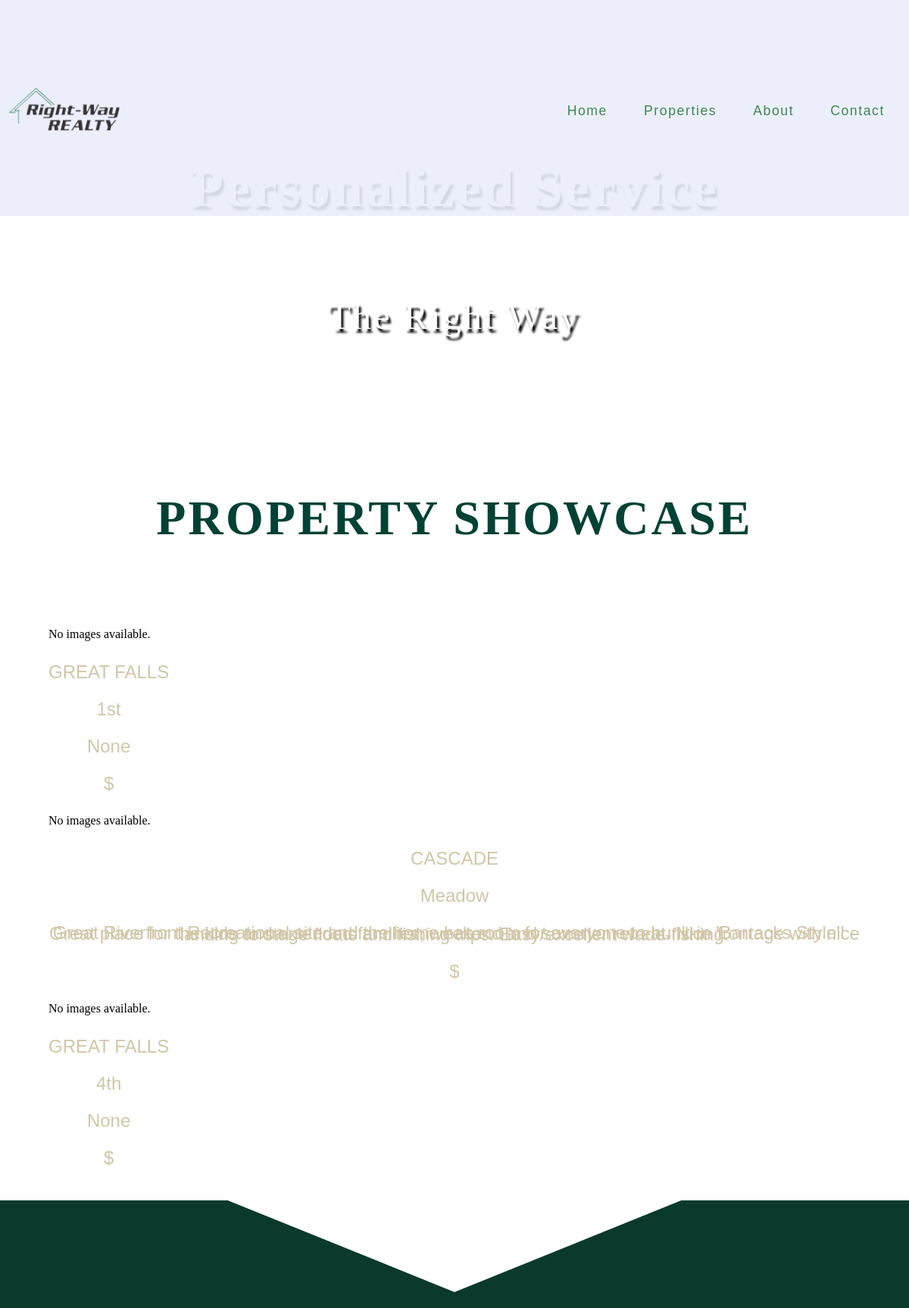
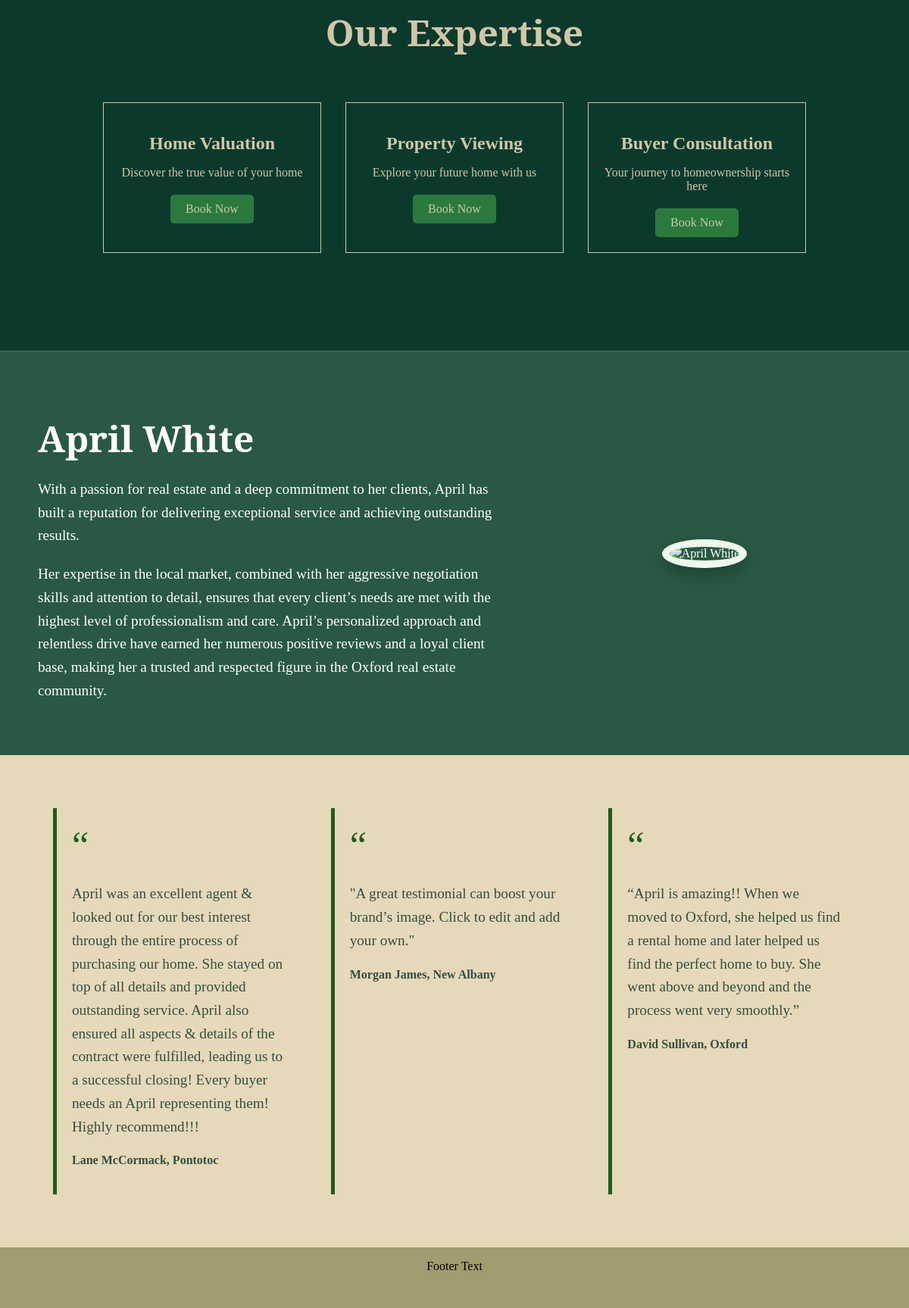
/home/, run on the app's committed database (2 pictures, top to bottom).
### app/models.py (models this page shows, shortened)
class Property(models.Model):
    mls_number = models.CharField(max_length=20, unique=True)
    list_price = models.DecimalField(max_digits=12, decimal_places=2)
    house_number = models.CharField(max_length=10, blank=True, null=True)
    street_name = models.CharField(max_length=100, blank=True, null=True)
    street_suffix = models.CharField(max_length=10, blank=True, null=True)
    city = models.CharField(max_length=50, blank=True, null=True)
    state = models.CharField(max_length=2, blank=True, null=True)
    postal_code = models.CharField(max_length=10, blank=True, null=True)
    description = models.TextField(blank=True, null=True)
    latitude = models.DecimalField(max_digits=9, decimal_places=6, null=True, blank=True)
    longitude = models.DecimalField(max_digits=9, decimal_places=6, null=True, blank=True)
    year_built = models.IntegerField(null=True, blank=True)
    bedrooms = models.IntegerField(null=True, blank=True)
    baths_full = models.DecimalField(max_digits=3, decimal_places=1, null=True, blank=True)
    baths_half = models.DecimalField(max_digits=3, decimal_places=1, null=True, blank=True)
    baths_three_quarter = models.DecimalField(max_digits=3, decimal_places=1, null=True, blank=True)
    building_area_total = models.DecimalField(max_digits=12, decimal_places=2, null=True, blank=True)
    public_remarks = models.TextField(blank=True, null=True)
    private_remarks = models.TextField(blank=True, null=True)

### app/views.py (the view)
# urls.py: path("home/", views.home_page, name="home"),
def home_page(request):
    properties = Property.objects.all()
    context = {'properties': properties}
    return render(request, "home.html", context)

### app/templates/home.html (shortened to what this page needs)
{% extends "base_template.html" %}
{% load static %}
{% block content %}
<div id="home_page_container">
    <div id="home_page_banner_video">
        <video id = "fillV" autoplay muted loop>
            <source src="{% static 'images/videobanner.mp4' %}" type="video/mp4">
        </video>
        <div id="home_page_banner_text">
            <section id="home_page_personalized_service">
                <div class="content">
                    <h1>Personalized Service</h1>
                </div>
            </section>
            <section id="home_page_the_right_way">
                <div class="content">
                    <h1>The Right Way</h1>
                </div>
            </section>
        </div>
    </div>
        <div id="home_page_properties_container">
            <h1>PROPERTY SHOWCASE</h1>
            <div class="property-list-wrapper">
                <div class="property-list">
                    {% with properties|slice:":3" as properties_slice %}
                    {% for property in properties_slice %}
                    <div class="property">
                        {% if property.images.all %}
                        <div class="home_page_property_images">
                            {% for image in property.images.all %}
                            <img src="{{ image.image.url }}" alt="Property Image" />
                            {% endfor %}
                        </div>
                        {% else %}
                        <p>No images available.</p>
                        {% endif %}
                        <div class="property_info">
                            <div class="property_info_content">
                                <p>{{ property.city }}</p>
                                <p>{{ property.street_name }}</p>
                                <p>{{ property.description }}</p>
                                <p>${{ property.price }}</p>
                            </div>
                        </div>
                    </div>
                    {% endfor %}
                    {% endwith %}
                </div>
            </div>
        </div>
        <div id="expertise_section">
          <h1>Our Expertise</h1>
          <div class="expertise_container">
              <div class="expertise_box">
                  <h2>Home Valuation</h2>
                  <p>Discover the true value of your home</p>
                  <a href="#" class="book_now_button">Book Now</a>
              </div>
              <div class="expertise_box">
                  <h2>Property Viewing</h2>
                  <p>Explore your future home with us</p>
                  <a href="#" class="book_now_button">Book Now</a>
              </div>
              <div class="expertise_box">
                  <h2>Buyer Consultation</h2>
                  <p>Your journey to homeownership starts here</p>
                  <a href="#" class="book_now_button">Book Now</a>
              </div>
          </div>
      </div>
      <div id="agent_profile_section">
        <div class="agent_profile_container">
            <div class="agent_info">
                <h1>April White</h1>
                <p>
                    With a passion for real estate and a deep commitment to her clients, April has built a reputation
                    for delivering exceptional service and achieving outstanding results.
                </p>
                <p>
                    Her expertise in the local market, combined with her aggressive negotiation skills and attention
                    to detail, ensures that every client’s needs are met with the highest level of professionalism
                    and care. April’s personalized approach and relentless drive have earned her numerous positive
                    reviews and a loyal client base, making her a trusted and respected figure in the Oxford real
                    estate community.
                </p>
            </div>
            <div class="agent_image">
                <img src="{% static 'images/aprilaboutme.png' %}" alt="April White">
            </div>
        </div>
    </div>
    <div id="testimonials_section">
    <div class="testimonial_item">
        <p class="quote">“</p>
        <p class="testimonial_text">
            April was an excellent agent & looked out for our best interest through the entire process
            of purchasing our home. She stayed on top of all details and provided outstanding service.
            April also ensured all aspects & details of the contract were fulfilled, leading us to a successful closing!
            Every buyer needs an April representing them! Highly recommend!!!
        </p>
        <p class="author">Lane McCormack, Pontotoc</p>
    </div>
    <div class="testimonial_item">
        <p class="quote">“</p>
        <p class="testimonial_text">
            "A great testimonial can boost your brand’s image. Click to edit and add your own."
        </p>
        <p class="author">Morgan James, New Albany</p>
    </div>
    <div class="testimonial_item">
        <p class="quote">“</p>
        <p class="testimonial_text">
            “April is amazing!! When we moved to Oxford, she helped us find a rental home and later helped us find the perfect home to buy. She went above and beyond and the process went very smoothly.”
        </p>
        <p class="author">David Sullivan, Oxford</p>
    </div>
</div>
  </div>
{% endblock content %}

### app/static/styles.css (style rules this page uses)
body { background-color: #ffffff; padding: 0; overflow-y: auto; margin: 0; height: 100vh; width: 100vw; overflow-x: hidden; }
#home_page_container { overflow: hidden; }
#home_page_properties_container { background-color: #ffffff; }
.property-list { background-color: #ffffff; flex-direction: column; display: grid; grid-template-columns: 1fr 1fr 1fr; gap: 1rem; justify-items: center; align-items: center; margin: 0 auto; }
#home_page_banner_video { display: inline-flex; position: relative; align-items: center; justify-content: center; width: 100vw; }
#home_page_banner_text { width: 100%; }
#home_page_personalized_service .content { opacity: 0; transform: translateY(1rem); transition: opacity 1s ease-out, transform 2s ease-out; }
#home_page_personalized_service .content.fade-in { opacity: 1; transform: translateY(0); opacity: 1; transform: translateY(0); }
#home_page_the_right_way .content { opacity: 0; transform: translateY(1rem); transition: opacity 3s ease-out, transform 5s ease-out; }
#home_page_the_right_way .content.fade-in { opacity: 1; transform: translateY(0); }
#fillV { width: 100%; height: 100%; object-fit: fill; object-position: center; width: 100%; }
#home_page_properties_container>h1 { font-size: 3rem; color: #014235; display: flex; justify-content: center; }
#home_page_banner_text { position: absolute; display: flex; flex-direction: column; }
#home_page_personalized_service { text-align: center; color: #ffffff; font-size: 3rem; text-shadow: 3px 5px 3px black; margin-top: 2rem; }
#home_page_personalized_service h1 { font-weight: bold; letter-spacing: 0.2rem; }
#home_page_the_right_way { text-align: center; color: #ffffff; font-size: 2rem; text-shadow: 3px 5px 3px black; }
#home_page_the_right_way h1 { font-weight: lighter; letter-spacing: 0.2rem; }
#home_page_properties_container h1 { font-size: 4rem; font-weight: 600; letter-spacing: .2rem; }
.property-list-wrapper { overflow: hidden; padding-bottom: 1rem; padding-top: 3rem; padding-bottom: 2rem; }
.property-list { display: table-row; gap: 3rem; }
.property { display: inline-block; vertical-align: top; flex-shrink: 0; margin-left: 4rem; margin-right: 4rem; }
.property_info_content { display: flex; flex-direction: column; justify-content: center; text-align: center; column-gap: 1rem; font-family: sans-serif; color: #d1c6a8; font-size: 1.5rem; line-height: 1px; }
#expertise_section { text-align: center; padding: 10%; background-color: #0b3a2d; color: #d1c6a8; clip-path: polygon(0% 0%, 25% 0%, 50% 20%, 75% 0%, 100% 0%, 100% 100%, 0% 100%); }
#expertise_section h1 { font-size: 3em; font-family: "Serif"; margin-bottom: 50px; }
.expertise_container { display: flex; justify-content: space-around; flex-wrap: wrap; }
.expertise_box { background-color: transparent; border: 1px solid #d1c6a8; padding: 20px; width: 30%; margin: 10px; box-sizing: border-box; }
.expertise_box h2 { font-size: 1.5em; margin-bottom: 10px; }
.expertise_box p { font-size: 1em; margin-bottom: 20px; }
.book_now_button { display: inline-block; padding: 10px 20px; background-color: #2a7a3d; color: #d1c6a8; text-decoration: none; border-radius: 5px; font-size: 1em; }
#agent_profile_section { padding: 50px; background-color: #295943; color: #ffffff; }
.agent_profile_container { display: flex; align-items: center; justify-content: space-between; flex-wrap: wrap; max-width: 1200px; margin: 0 auto; }
.agent_info { flex: 1; padding-right: 50px; }
.agent_info h1 { font-size: 3em; font-family: "Serif"; margin-bottom: 20px; }
.agent_info p { font-size: 1.2em; line-height: 1.6; margin-bottom: 20px; }
.agent_image { flex: 0 1 40%; text-align: center; }
.agent_image img { max-width: 100%; border: 10px solid #eefbea; border-radius: 50%; box-shadow: 0 10px 20px rgba(0, 0, 0, 0.25); }
#testimonials_section { display: flex; justify-content: space-between; padding: 50px; background-color: #e5d9b9; }
.testimonial_item { flex: 1; margin: 20px; padding: 20px; background-color: #e5d9b9; border-left: 5px solid #1b5e20; }
.testimonial_item .quote { font-size: 50px; color: #1b5e20; margin: 0; }
.testimonial_text { font-size: 1.2em; color: #344e41; margin: 20px 0; line-height: 1.6; }
.author { font-weight: bold; font-size: 1em; color: #344e41; }

### data on the page
Property: shows "No images available.", city "GREAT FALLS", street_name "1st", description "None"
Property: shows "No images available.", city "CASCADE", street_name "Meadow", description "Great Riverfront Recreational site and the home has room for everyone to bunk-in 'Barracks Style'! -Great place for the kids and extended families, weekend and summer retreat. Nice frontage with nice landing to stage floats and fishing trips. Easy/excellent wade-fishing."
Property: shows "No images available.", city "GREAT FALLS", street_name "4th", description "None"
